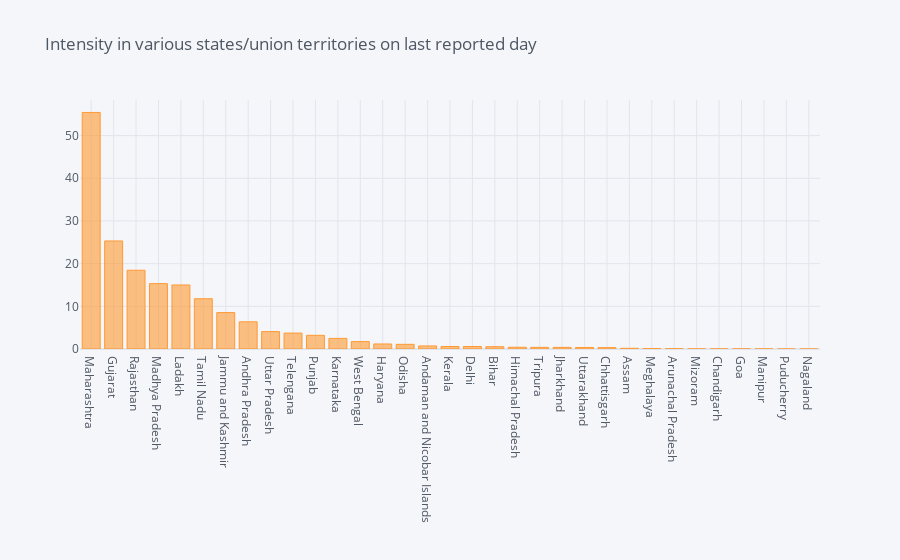

Write notebook code for a chart like this one.
### Markdown cell above
Visualisation of Intensity with the help of a bar graph

### Code cell
total_cases_state = total_cases.pivot_table(index=['State/UnionTerritory'])
total_cases_state = total_cases_state.sort_values(['Intensity'], ascending = False)
total_cases=total_cases_state.iplot(kind ='bar',title="Intensity in various states/union territories on last reported day")

### Figure 1 — Plotly figure (JSON) as saved in the notebook; plotly's stock layout.template omitted (floating-point values rounded to 4 significant figures)
{"data": [{"marker": {"color": "rgba(255, 153, 51, 0.6)", "line": {"color": "rgba(255, 153, 51, 1.0)", "width": 1}}, "name": "Intensity", "orientation": "v", "text": "", "type": "bar", "x": ["Maharashtra", "Gujarat", "Rajasthan", "Madhya Pradesh", "Ladakh", "Tamil Nadu", "Jammu and Kashmir", "Andhra Pradesh", "Uttar Pradesh", "Telengana", "Punjab", "Karnataka", "West Bengal", "Haryana", "Odisha", "Andaman and Nicobar Islands", "Kerala", "Delhi", "Bihar", "Himachal Pradesh", "Tripura", "Jharkhand", "Uttarakhand", "Chhattisgarh", "Assam", "Meghalaya", "Arunachal Pradesh", "Mizoram", "Chandigarh", "Goa", "Manipur", "Puducherry", "Nagaland"], "y": [55.42, 25.31, 18.45, 15.31, 15.0, 11.77, 8.531, 6.37, 4.074, 3.728, 3.204, 2.489, 1.736, 1.178, 1.093, 0.7174, 0.5879, 0.5791, 0.5363, 0.4065, 0.3829, 0.3768, 0.3545, 0.3122, 0.1587, 0.09848, 0.05882, 0.01923, 0.01827, 0.01777, 0.01639, 0.003464, 0]}], "layout": {"legend": {"bgcolor": "#F5F6F9", "font": {"color": "#4D5663"}}, "paper_bgcolor": "#F5F6F9", "plot_bgcolor": "#F5F6F9", "title": {"font": {"color": "#4D5663"}, "text": "Intensity in various states/union territories on last reported day"}, "xaxis": {"gridcolor": "#E1E5ED", "showgrid": true, "tickfont": {"color": "#4D5663"}, "title": {"font": {"color": "#4D5663"}, "text": ""}, "zerolinecolor": "#E1E5ED"}, "yaxis": {"gridcolor": "#E1E5ED", "showgrid": true, "tickfont": {"color": "#4D5663"}, "title": {"font": {"color": "#4D5663"}, "text": ""}, "zerolinecolor": "#E1E5ED"}}}
